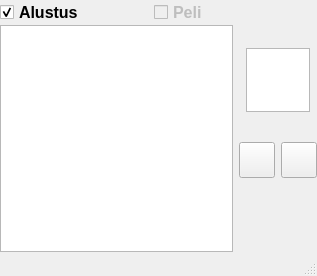
<?xml version="1.0" encoding="UTF-8"?>
<ui version="4.0">
 <class>MainWindow</class>
 <widget class="QMainWindow" name="MainWindow">
  <property name="geometry">
   <rect>
    <x>0</x>
    <y>0</y>
    <width>317</width>
    <height>276</height>
   </rect>
  </property>
  <property name="font">
   <font>
    <pointsize>8</pointsize>
   </font>
  </property>
  <property name="windowTitle">
   <string>TIE-02400 peli</string>
  </property>
  <widget class="QWidget" name="centralWidget">
   <property name="enabled">
    <bool>true</bool>
   </property>
   <property name="sizePolicy">
    <sizepolicy hsizetype="MinimumExpanding" vsizetype="Minimum">
     <horstretch>0</horstretch>
     <verstretch>0</verstretch>
    </sizepolicy>
   </property>
   <property name="minimumSize">
    <size>
     <width>200</width>
     <height>200</height>
    </size>
   </property>
   <property name="font">
    <font>
     <pointsize>12</pointsize>
     <weight>75</weight>
     <bold>true</bold>
    </font>
   </property>
   <property name="focusPolicy">
    <enum>Qt::StrongFocus</enum>
   </property>
   <layout class="QGridLayout" name="gridLayout">
    <property name="sizeConstraint">
     <enum>QLayout::SetNoConstraint</enum>
    </property>
    <property name="leftMargin">
     <number>0</number>
    </property>
    <property name="topMargin">
     <number>0</number>
    </property>
    <property name="rightMargin">
     <number>0</number>
    </property>
    <property name="bottomMargin">
     <number>0</number>
    </property>
    <property name="spacing">
     <number>0</number>
    </property>
    <item row="0" column="0">
     <layout class="QVBoxLayout" name="verticalLayout">
      <property name="spacing">
       <number>0</number>
      </property>
      <property name="sizeConstraint">
       <enum>QLayout::SetNoConstraint</enum>
      </property>
      <item>
       <layout class="QFormLayout" name="formLayout_2">
        <property name="sizeConstraint">
         <enum>QLayout::SetFixedSize</enum>
        </property>
        <item row="0" column="0">
         <widget class="QCheckBox" name="infoInConf">
          <property name="sizePolicy">
           <sizepolicy hsizetype="Minimum" vsizetype="Minimum">
            <horstretch>0</horstretch>
            <verstretch>0</verstretch>
           </sizepolicy>
          </property>
          <property name="minimumSize">
           <size>
            <width>148</width>
            <height>24</height>
           </size>
          </property>
          <property name="maximumSize">
           <size>
            <width>150</width>
            <height>32</height>
           </size>
          </property>
          <property name="focusPolicy">
           <enum>Qt::NoFocus</enum>
          </property>
          <property name="text">
           <string>Alustus</string>
          </property>
          <property name="checked">
           <bool>true</bool>
          </property>
         </widget>
        </item>
        <item row="0" column="1">
         <widget class="QCheckBox" name="infoInGame">
          <property name="enabled">
           <bool>false</bool>
          </property>
          <property name="sizePolicy">
           <sizepolicy hsizetype="Minimum" vsizetype="Minimum">
            <horstretch>0</horstretch>
            <verstretch>0</verstretch>
           </sizepolicy>
          </property>
          <property name="minimumSize">
           <size>
            <width>147</width>
            <height>0</height>
           </size>
          </property>
          <property name="maximumSize">
           <size>
            <width>150</width>
            <height>32</height>
           </size>
          </property>
          <property name="focusPolicy">
           <enum>Qt::NoFocus</enum>
          </property>
          <property name="text">
           <string>Peli</string>
          </property>
          <property name="checked">
           <bool>false</bool>
          </property>
         </widget>
        </item>
       </layout>
      </item>
      <item>
       <layout class="QHBoxLayout" name="horizontalLayout">
        <property name="sizeConstraint">
         <enum>QLayout::SetMinimumSize</enum>
        </property>
        <item>
         <layout class="QHBoxLayout" name="horizontalLayout_4">
          <property name="sizeConstraint">
           <enum>QLayout::SetDefaultConstraint</enum>
          </property>
          <item>
           <widget class="QGraphicsView" name="mainView">
            <property name="cursor" stdset="0">
             <cursorShape>SizeAllCursor</cursorShape>
            </property>
            <property name="contextMenuPolicy">
             <enum>Qt::NoContextMenu</enum>
            </property>
            <property name="acceptDrops">
             <bool>false</bool>
            </property>
            <property name="interactive">
             <bool>true</bool>
            </property>
            <property name="dragMode">
             <enum>QGraphicsView::ScrollHandDrag</enum>
            </property>
            <property name="rubberBandSelectionMode">
             <enum>Qt::ContainsItemShape</enum>
            </property>
           </widget>
          </item>
          <item>
           <layout class="QGridLayout" name="gridLayout_2">
            <property name="sizeConstraint">
             <enum>QLayout::SetDefaultConstraint</enum>
            </property>
            <item row="1" column="1" alignment="Qt::AlignTop">
             <widget class="QPushButton" name="turnRight">
              <property name="sizePolicy">
               <sizepolicy hsizetype="Minimum" vsizetype="Fixed">
                <horstretch>0</horstretch>
                <verstretch>0</verstretch>
               </sizepolicy>
              </property>
              <property name="minimumSize">
               <size>
                <width>36</width>
                <height>36</height>
               </size>
              </property>
              <property name="maximumSize">
               <size>
                <width>36</width>
                <height>36</height>
               </size>
              </property>
              <property name="icon">
               <iconset>
                <normaloff>:/pics/right</normaloff>:/pics/right</iconset>
              </property>
              <property name="iconSize">
               <size>
                <width>32</width>
                <height>32</height>
               </size>
              </property>
             </widget>
            </item>
            <item row="0" column="0" colspan="2" alignment="Qt::AlignHCenter|Qt::AlignVCenter">
             <widget class="QGraphicsView" name="cardView">
              <property name="enabled">
               <bool>true</bool>
              </property>
              <property name="sizePolicy">
               <sizepolicy hsizetype="Fixed" vsizetype="Fixed">
                <horstretch>0</horstretch>
                <verstretch>0</verstretch>
               </sizepolicy>
              </property>
              <property name="minimumSize">
               <size>
                <width>64</width>
                <height>64</height>
               </size>
              </property>
              <property name="maximumSize">
               <size>
                <width>64</width>
                <height>64</height>
               </size>
              </property>
              <property name="focusPolicy">
               <enum>Qt::NoFocus</enum>
              </property>
              <property name="interactive">
               <bool>false</bool>
              </property>
             </widget>
            </item>
            <item row="1" column="0" alignment="Qt::AlignTop">
             <widget class="QPushButton" name="turnLeft">
              <property name="sizePolicy">
               <sizepolicy hsizetype="Fixed" vsizetype="Fixed">
                <horstretch>0</horstretch>
                <verstretch>0</verstretch>
               </sizepolicy>
              </property>
              <property name="minimumSize">
               <size>
                <width>36</width>
                <height>36</height>
               </size>
              </property>
              <property name="maximumSize">
               <size>
                <width>36</width>
                <height>36</height>
               </size>
              </property>
              <property name="text">
               <string/>
              </property>
              <property name="icon">
               <iconset>
                <normaloff>:/pics/left</normaloff>:/pics/left</iconset>
              </property>
              <property name="iconSize">
               <size>
                <width>32</width>
                <height>32</height>
               </size>
              </property>
              <property name="checkable">
               <bool>false</bool>
              </property>
             </widget>
            </item>
           </layout>
          </item>
         </layout>
        </item>
       </layout>
      </item>
     </layout>
    </item>
   </layout>
  </widget>
  <widget class="QStatusBar" name="status">
   <property name="enabled">
    <bool>true</bool>
   </property>
   <property name="font">
    <font>
     <pointsize>12</pointsize>
     <weight>75</weight>
     <bold>true</bold>
    </font>
   </property>
   <property name="autoFillBackground">
    <bool>false</bool>
   </property>
   <property name="sizeGripEnabled">
    <bool>true</bool>
   </property>
  </widget>
 </widget>
 <layoutdefault spacing="6" margin="11"/>
 <resources/>
 <connections/>
</ui>
